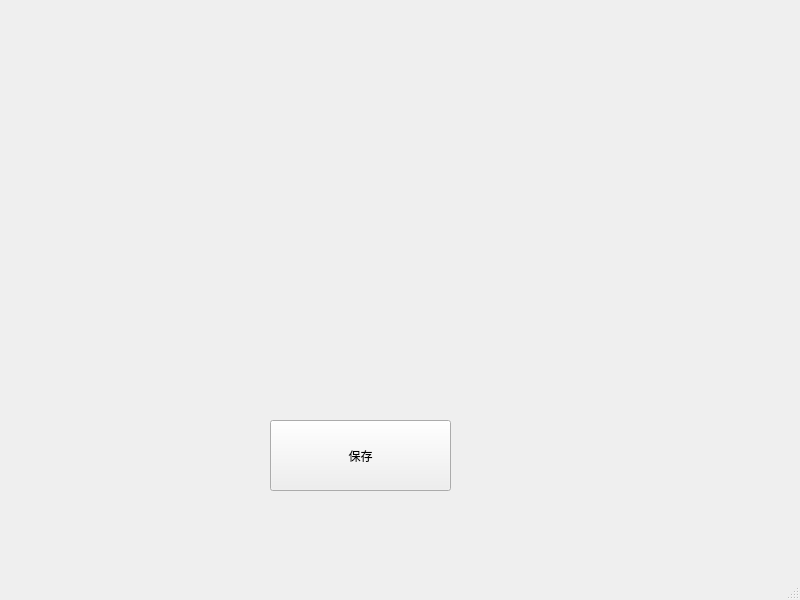
<?xml version="1.0" encoding="UTF-8"?>
<ui version="4.0">
 <class>MainWindow</class>
 <widget class="QMainWindow" name="MainWindow">
  <property name="geometry">
   <rect>
    <x>0</x>
    <y>0</y>
    <width>800</width>
    <height>600</height>
   </rect>
  </property>
  <property name="windowTitle">
   <string>MainWindow</string>
  </property>
  <widget class="QWidget" name="centralwidget">
   <widget class="QPushButton" name="save_button">
    <property name="geometry">
     <rect>
      <x>270</x>
      <y>420</y>
      <width>181</width>
      <height>71</height>
     </rect>
    </property>
    <property name="text">
     <string>保存</string>
    </property>
   </widget>
  </widget>
  <widget class="QMenuBar" name="menubar">
   <property name="geometry">
    <rect>
     <x>0</x>
     <y>0</y>
     <width>800</width>
     <height>26</height>
    </rect>
   </property>
  </widget>
  <widget class="QStatusBar" name="statusbar"/>
 </widget>
 <resources/>
 <connections/>
</ui>
